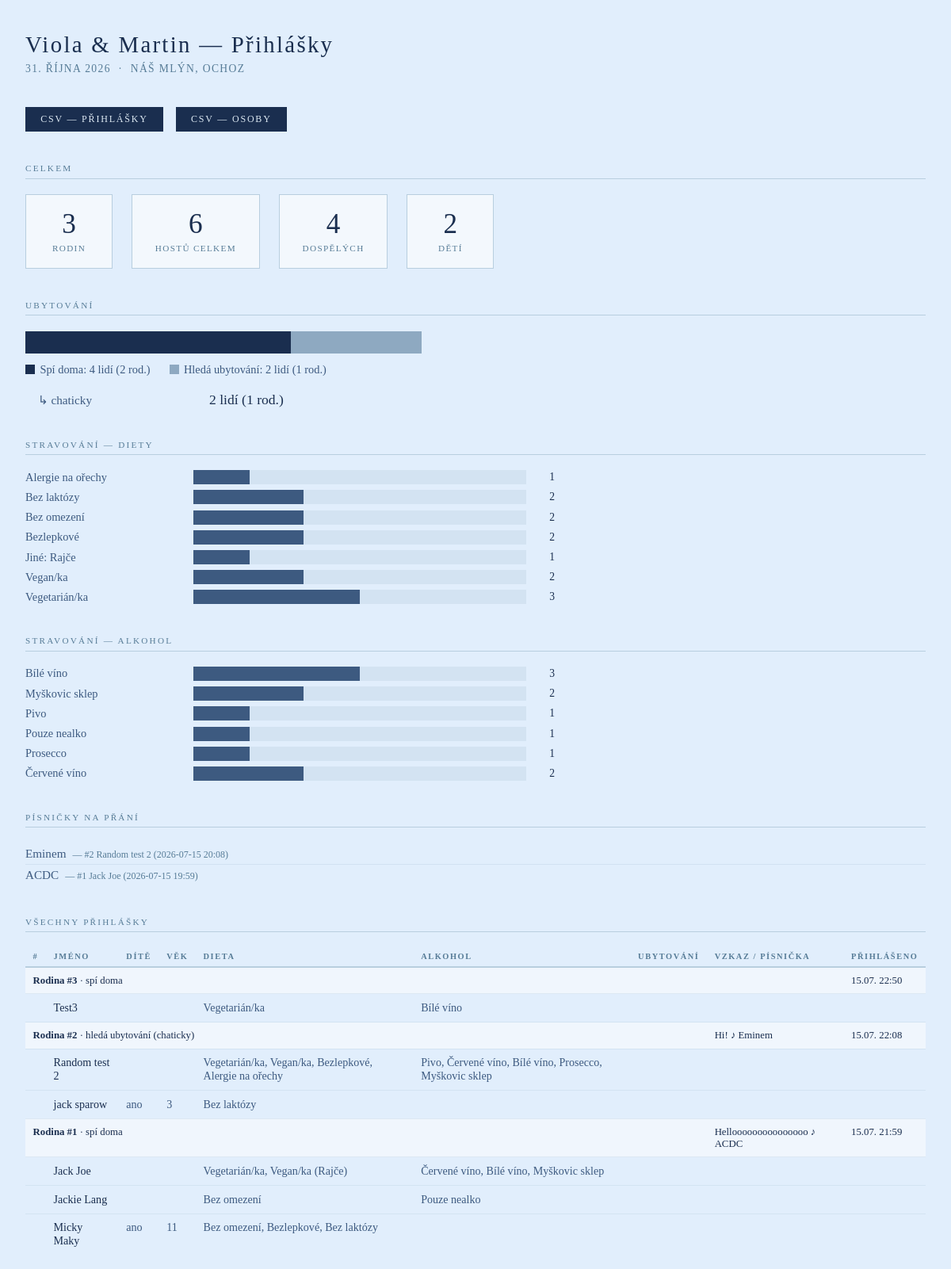
The page /dashboard/ (signed in) on the database its author committed.
### core/models.py (models this page shows, shortened)
class RSVPSubmission(models.Model):
    accom_want = models.CharField(max_length=10, blank=True)
    accom_pref = models.CharField(max_length=200, blank=True)
    song_request = models.CharField(max_length=300, blank=True)
    message = models.TextField(blank=True)
    submitted_at = models.DateTimeField(auto_now_add=True)
    def __str__(self) -> str:
        first = self.persons.first()
        name = first.name if first else '—'
        return f"#{self.pk} {name} ({self.submitted_at:%Y-%m-%d %H:%M})"

class Person(models.Model):
    submission = models.ForeignKey(RSVPSubmission, on_delete=models.CASCADE, related_name='persons')
    name = models.CharField(max_length=200)
    is_child = models.BooleanField(default=False)
    age = models.PositiveSmallIntegerField(null=True, blank=True)
    diet = models.CharField(max_length=500, blank=True)
    other_diet = models.CharField(max_length=300, blank=True)
    alcohol = models.CharField(max_length=500, blank=True)

### core/views.py (the view)
# urls.py: path('dashboard/', views.dashboard, name='dashboard'),
@staff_member_required
def dashboard(request):
    submissions = RSVPSubmission.objects.prefetch_related('persons').order_by('-submitted_at')
    persons = Person.objects.all()
    total_families = submissions.count()
    total_persons = persons.count()
    adults = persons.filter(is_child=False).count()
    children = persons.filter(is_child=True).count()
    want_sleep = Person.objects.filter(submission__accom_want__in=['home', 'sleep']).count()
    want_help = Person.objects.filter(submission__accom_want='help').count()
    want_sleep_fam = submissions.filter(accom_want__in=['home', 'sleep']).count()
    want_help_fam = submissions.filter(accom_want='help').count()
    accom_total = want_sleep + want_help
    accom_counts: dict[str, list] = {}
    for s in submissions:
        person_count = len(s.persons.all())
        for pref in s.accom_pref.split(','):
            pref = pref.strip()
            if pref:
                if pref not in accom_counts:
                    accom_counts[pref] = [0, 0]
                accom_counts[pref][0] += person_count
                accom_counts[pref][1] += 1
    diet_counts: dict[str, int] = {}
    for p in persons:
        for d in p.diet.split(','):
            d = d.strip()
            if d:
                diet_counts[d] = diet_counts.get(d, 0) + 1
        if p.other_diet.strip():
            key = f'Jiné: {p.other_diet.strip()}'
            diet_counts[key] = diet_counts.get(key, 0) + 1
    alcohol_counts: dict[str, int] = {}
    for p in persons:
        for a in p.alcohol.split(','):
            a = a.strip()
            if a:
                alcohol_counts[a] = alcohol_counts.get(a, 0) + 1
    songs = [(s.song_request.strip(), str(s)) for s in submissions if s.song_request.strip()]
    return render(request, 'core/dashboard.html', {
        'total_families': total_families,
        'total_persons': total_persons,
        'adults': adults,
        'children': children,
        'want_sleep': want_sleep,
        'want_help': want_help,
        'want_sleep_fam': want_sleep_fam,
        'want_help_fam': want_help_fam,
        'accom_total': accom_total,
        'accom_counts': sorted((k, v[0], v[1]) for k, v in accom_counts.items()),
        'diet_counts': sorted(diet_counts.items()),
        'alcohol_counts': sorted(alcohol_counts.items()),
        'songs': songs,
        'submissions': submissions,
    })

### templates/core/dashboard.html (shortened to what this page needs)
<!DOCTYPE html>
<html lang="cs">
<head>
</head>
<body>
<h1>Viola &amp; Martin — Přihlášky</h1>
<p class="subtitle">31. října 2026 &nbsp;·&nbsp; Náš Mlýn, Ochoz</p>
<div class="csv-links">
    <a href="{% url 'csv_submissions' %}" class="csv-btn">CSV — přihlášky</a>
    <a href="{% url 'csv_persons' %}" class="csv-btn">CSV — osoby</a>
</div>
<div class="section">
    <p class="section-heading">Celkem</p>
    <div class="stats">
        <div class="stat-box">
            <div class="stat-number">{{ total_families }}</div>
            <div class="stat-label">rodin</div>
        </div>
        <div class="stat-box">
            <div class="stat-number">{{ total_persons }}</div>
            <div class="stat-label">hostů celkem</div>
        </div>
        <div class="stat-box">
            <div class="stat-number">{{ adults }}</div>
            <div class="stat-label">dospělých</div>
        </div>
        <div class="stat-box">
            <div class="stat-number">{{ children }}</div>
            <div class="stat-label">dětí</div>
        </div>
    </div>
</div>
<div class="section">
    <p class="section-heading">Ubytování</p>
    {% if accom_total %}
    <div class="ratio-wrap">
        <div class="ratio-track">
            <div class="ratio-home" style="width: {% widthratio want_sleep accom_total 100 %}%"></div>
            <div class="ratio-help" style="width: {% widthratio want_help accom_total 100 %}%"></div>
        </div>
        <div class="ratio-legend">
            <span class="ratio-item"><span class="ratio-dot dot-home"></span>Spí doma: {{ want_sleep }} lidí ({{ want_sleep_fam }} rod.)</span>
            <span class="ratio-item"><span class="ratio-dot dot-help"></span>Hledá ubytování: {{ want_help }} lidí ({{ want_help_fam }} rod.)</span>
        </div>
    </div>
    {% else %}
    <p class="empty">Zatím žádné odpovědi</p>
    {% endif %}
    {% if accom_counts %}
    <div class="kv-list" style="margin-top: 1.2rem;">
        {% for name, persons, families in accom_counts %}
        <div class="kv-row">
            <span class="kv-key" style="padding-left:1rem;">↳ {{ name }}</span>
            <span class="kv-val">{{ persons }} lidí ({{ families }} rod.)</span>
        </div>
        {% endfor %}
    </div>
    {% endif %}
</div>
<div class="section">
    <p class="section-heading">Stravování — diety</p>
    {% if diet_counts and total_persons %}
    {% for name, count in diet_counts %}
    <div class="bar-row">
        <span class="bar-label">{{ name }}</span>
        <div class="bar-track"><div class="bar-fill" style="width: {% widthratio count total_persons 100 %}%"></div></div>
        <span class="bar-count">{{ count }}</span>
    </div>
    {% endfor %}
    {% else %}
    <p class="empty">Žádné diety</p>
    {% endif %}
</div>
<div class="section">
    <p class="section-heading">Stravování — alkohol</p>
    {% if alcohol_counts and total_persons %}
    {% for name, count in alcohol_counts %}
    <div class="bar-row">
        <span class="bar-label">{{ name }}</span>
        <div class="bar-track"><div class="bar-fill" style="width: {% widthratio count total_persons 100 %}%"></div></div>
        <span class="bar-count">{{ count }}</span>
    </div>
    {% endfor %}
    {% else %}
    <p class="empty">Žádné preference</p>
    {% endif %}
</div>
<div class="section">
    <p class="section-heading">Písničky na přání</p>
    {% if songs %}
    <ul class="song-list">
        {% for song, who in songs %}
        <li>{{ song }}<span class="song-who">— {{ who }}</span></li>
        {% endfor %}
    </ul>
    {% else %}
    <p class="empty">Zatím žádné</p>
    {% endif %}
</div>
<div class="section">
    <p class="section-heading">Všechny přihlášky</p>
    {% if submissions %}
    <table>
        <thead>
            <tr>
                <th>#</th>
                <th>Jméno</th>
                <th>Dítě</th>
                <th>Věk</th>
                <th>Dieta</th>
                <th>Alkohol</th>
                <th>Ubytování</th>
                <th>Vzkaz / Písnička</th>
                <th>Přihlášeno</th>
            </tr>
        </thead>
        <tbody>
            {% for s in submissions %}
            <tr class="family-row">
                <td colspan="6"><strong>Rodina #{{ s.pk }}</strong>
                    {% if s.accom_want == 'home' or s.accom_want == 'sleep' %}· spí doma{% elif s.accom_want == 'help' %}· hledá ubytování{% endif %}
                    {% if s.accom_pref %}({{ s.accom_pref }}){% endif %}
                </td>
                <td></td>
                <td>{% if s.message %}{{ s.message }}{% endif %}{% if s.song_request %} ♪ {{ s.song_request }}{% endif %}</td>
                <td>{{ s.submitted_at|date:"d.m. H:i" }}</td>
            </tr>
            {% for p in s.persons.all %}
            <tr>
                <td></td>
                <td class="name-cell">{{ p.name }}</td>
                <td>{% if p.is_child %}ano{% endif %}</td>
                <td>{% if p.age %}{{ p.age }}{% endif %}</td>
                <td>{{ p.diet }}{% if p.other_diet %} ({{ p.other_diet }}){% endif %}</td>
                <td>{{ p.alcohol }}</td>
                <td></td>
                <td></td>
                <td></td>
            </tr>
            {% endfor %}
            {% endfor %}
        </tbody>
    </table>
    {% else %}
    <p class="empty">Zatím nikdo nepřihlášen.</p>
    {% endif %}
</div>
</body>
</html>

### templates/core/dashboard.html (style rules this page uses)
* { margin: 0; padding: 0; box-sizing: border-box; }
body { font-family: Georgia, serif; background: #e1eefc; color: #1a2e4f; padding: 2.5rem 2rem; }
h1 { font-size: 1.8rem; font-weight: normal; letter-spacing: 0.08em; margin-bottom: 0.4rem; }
.subtitle { font-size: 0.85rem; color: #577C97; letter-spacing: 0.1em; text-transform: uppercase; margin-bottom: 2.5rem; }
.csv-links { margin-bottom: 2.5rem; display: flex; gap: 1rem; }
.csv-btn { font-family: Georgia, serif; font-size: 0.75rem; letter-spacing: 0.15em; text-transform: uppercase; color: #dce8f2; background: #1a2e4f; padding: 0.5rem 1.2rem; text-decoration: none; transition: background 0.2s; }
.section { margin-bottom: 2.5rem; }
.section-heading { font-size: 0.7rem; letter-spacing: 0.2em; text-transform: uppercase; color: #577C97; border-bottom: 1px solid #b8cedf; padding-bottom: 0.4rem; margin-bottom: 1.2rem; }
.stats { display: flex; gap: 1.5rem; flex-wrap: wrap; }
.stat-box { background: rgba(255,255,255,0.6); border: 1px solid #b8cedf; padding: 1.2rem 1.8rem; min-width: 110px; text-align: center; }
.stat-number { font-size: 2.2rem; font-weight: normal; color: #1a2e4f; line-height: 1; }
.stat-label { font-size: 0.7rem; letter-spacing: 0.12em; text-transform: uppercase; color: #577C97; margin-top: 0.4rem; }
.kv-list { display: flex; flex-direction: column; gap: 0.5rem; }
.kv-row { display: flex; align-items: baseline; gap: 0.75rem; }
.kv-key { font-size: 0.95rem; color: #3d5a80; min-width: 220px; }
.kv-val { font-size: 1.1rem; color: #1a2e4f; }
.bar-row { display: flex; align-items: center; gap: 0.75rem; margin-bottom: 0.45rem; }
.bar-label { font-size: 0.9rem; color: #3d5a80; min-width: 200px; }
.bar-track { flex: 1; max-width: 420px; background: rgba(184,206,223,0.35); height: 18px; }
.bar-fill { height: 100%; background: #3d5a80; }
.bar-count { font-size: 0.85rem; color: #1a2e4f; min-width: 24px; text-align: right; }
.ratio-wrap { max-width: 500px; }
.ratio-track { display: flex; height: 28px; background: rgba(184,206,223,0.35); }
.ratio-home { background: #1a2e4f; }
.ratio-help { background: #8ea9c1; }
.ratio-legend { display: flex; gap: 1.5rem; margin-top: 0.75rem; flex-wrap: wrap; }
.ratio-item { display: flex; align-items: center; gap: 0.4rem; font-size: 0.9rem; color: #3d5a80; }
.ratio-dot { width: 12px; height: 12px; flex-shrink: 0; }
.dot-home { background: #1a2e4f; }
.dot-help { background: #8ea9c1; }
.song-list { list-style: none; }
.song-list li { font-size: 0.95rem; color: #3d5a80; padding: 0.25rem 0; border-bottom: 1px solid rgba(184,206,223,0.4); }
.song-list li:last-child { border-bottom: none; }
.song-who { font-size: 0.75rem; color: #577C97; margin-left: 0.5rem; }
table { width: 100%; border-collapse: collapse; font-size: 0.88rem; }
th { text-align: left; font-size: 0.65rem; letter-spacing: 0.15em; text-transform: uppercase; color: #577C97; border-bottom: 2px solid #b8cedf; padding: 0.4rem 0.6rem; }
td { padding: 0.55rem 0.6rem; border-bottom: 1px solid rgba(184,206,223,0.35); color: #3d5a80; vertical-align: top; }
tr:last-child td { border-bottom: none; }
.family-row td { background: rgba(255,255,255,0.5); color: #1a2e4f; font-size: 0.8rem; }
.name-cell { color: #1a2e4f; }

### rows shown on the page
RSVPSubmission: accom_counts "chaticky", songs "Eminem", pk "2", accom_want "· hledá ubytování", accom_pref "chaticky", message "Hi!", song_request "Eminem", submitted_at "15.07. 22:08"
Person: diet "Bez laktózy", submission "2", name "jack sparow", is_child "ano", age "3"
Person: diet_counts "Bez omezení", alcohol_counts "Pouze nealko", name "Jackie Lang", diet "Bez omezení", alcohol "Pouze nealko"
Person: diet "Vegetarián/ka", submission "3", alcohol "Bílé víno", name "Test3"
RSVPSubmission: songs "ACDC", pk "1", accom_want "· spí doma", message "Hellooooooooooooooo", song_request "ACDC", submitted_at "15.07. 21:59"
RSVPSubmission: pk "3", accom_want "· spí doma", submitted_at "15.07. 22:50"
Person: name "Random test 2", diet "Vegetarián/ka, Vegan/ka, Bezlepkové, Alergie na ořechy", alcohol "Pivo, Červené víno, Bílé víno, Prosecco, Myškovic sklep"
Person: name "Jack Joe", diet "Vegetarián/ka, Vegan/ka", other_diet "Rajče", alcohol "Červené víno, Bílé víno, Myškovic sklep"
Person: name "Micky Maky", is_child "ano", age "11", diet "Bez omezení, Bezlepkové, Bez laktózy"

### other values the page prints
{{ total_families }} "3"
{{ total_persons }} "6"
{{ adults }} "4"
{{ children }} "2"
{{ want_sleep }} "4"
{{ want_sleep_fam }} "2"
{{ want_help }} "2"
{{ want_help_fam }} "1"
{{ persons }} "2"
{{ families }} "1"
{{ name }} "Alergie na ořechy" "Bezlepkové" "Jiné: Rajče" "Vegan/ka"
{{ count }} "1" "2" "2" "1" "2"
{{ name }} "Myškovic sklep" "Pivo" "Prosecco" "Červené víno"
{{ count }} "2" "1" "1" "1" "2"
{{ who }} "#2 Random test 2 (2026-07-15 20:08)" "#1 Jack Joe (2026-07-15 19:59)"
